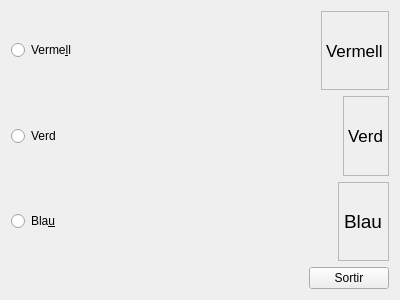
<?xml version="1.0" encoding="UTF-8"?>
<ui version="4.0">
 <class>MainColors</class>
 <widget class="QWidget" name="MainColors">
  <property name="geometry">
   <rect>
    <x>0</x>
    <y>0</y>
    <width>400</width>
    <height>300</height>
   </rect>
  </property>
  <property name="windowTitle">
   <string>Form</string>
  </property>
  <layout class="QVBoxLayout" name="verticalLayout_2">
   <item>
    <layout class="QVBoxLayout" name="verticalLayout">
     <item>
      <layout class="QHBoxLayout" name="horizontalLayout">
       <item>
        <widget class="QRadioButton" name="radioButton">
         <property name="text">
          <string>Verme&amp;ll</string>
         </property>
        </widget>
       </item>
       <item>
        <spacer name="horizontalSpacer">
         <property name="orientation">
          <enum>Qt::Horizontal</enum>
         </property>
         <property name="sizeHint" stdset="0">
          <size>
           <width>40</width>
           <height>20</height>
          </size>
         </property>
        </spacer>
       </item>
       <item>
        <widget class="QLabel" name="label">
         <property name="font">
          <font>
           <pointsize>13</pointsize>
          </font>
         </property>
         <property name="mouseTracking">
          <bool>true</bool>
         </property>
         <property name="focusPolicy">
          <enum>Qt::NoFocus</enum>
         </property>
         <property name="autoFillBackground">
          <bool>false</bool>
         </property>
         <property name="frameShape">
          <enum>QFrame::StyledPanel</enum>
         </property>
         <property name="frameShadow">
          <enum>QFrame::Sunken</enum>
         </property>
         <property name="text">
          <string>Vermell</string>
         </property>
         <property name="textFormat">
          <enum>Qt::AutoText</enum>
         </property>
         <property name="alignment">
          <set>Qt::AlignLeading|Qt::AlignLeft|Qt::AlignVCenter</set>
         </property>
        </widget>
       </item>
      </layout>
     </item>
     <item>
      <layout class="QHBoxLayout" name="horizontalLayout_2">
       <item>
        <widget class="QRadioButton" name="radioButton_2">
         <property name="text">
          <string>Verd</string>
         </property>
        </widget>
       </item>
       <item>
        <spacer name="horizontalSpacer_2">
         <property name="orientation">
          <enum>Qt::Horizontal</enum>
         </property>
         <property name="sizeHint" stdset="0">
          <size>
           <width>40</width>
           <height>20</height>
          </size>
         </property>
        </spacer>
       </item>
       <item>
        <widget class="QLabel" name="label_2">
         <property name="font">
          <font>
           <pointsize>13</pointsize>
          </font>
         </property>
         <property name="frameShape">
          <enum>QFrame::StyledPanel</enum>
         </property>
         <property name="frameShadow">
          <enum>QFrame::Sunken</enum>
         </property>
         <property name="text">
          <string>Verd</string>
         </property>
        </widget>
       </item>
      </layout>
     </item>
     <item>
      <layout class="QHBoxLayout" name="horizontalLayout_3">
       <item>
        <widget class="QRadioButton" name="radioButton_3">
         <property name="text">
          <string>Bla&amp;u</string>
         </property>
        </widget>
       </item>
       <item>
        <spacer name="horizontalSpacer_3">
         <property name="orientation">
          <enum>Qt::Horizontal</enum>
         </property>
         <property name="sizeHint" stdset="0">
          <size>
           <width>40</width>
           <height>20</height>
          </size>
         </property>
        </spacer>
       </item>
       <item>
        <widget class="QLabel" name="label_3">
         <property name="font">
          <font>
           <pointsize>14</pointsize>
          </font>
         </property>
         <property name="frameShape">
          <enum>QFrame::StyledPanel</enum>
         </property>
         <property name="frameShadow">
          <enum>QFrame::Sunken</enum>
         </property>
         <property name="text">
          <string>Blau</string>
         </property>
        </widget>
       </item>
      </layout>
     </item>
    </layout>
   </item>
   <item>
    <layout class="QHBoxLayout" name="horizontalLayout_4">
     <item>
      <spacer name="horizontalSpacer_4">
       <property name="orientation">
        <enum>Qt::Horizontal</enum>
       </property>
       <property name="sizeHint" stdset="0">
        <size>
         <width>40</width>
         <height>20</height>
        </size>
       </property>
      </spacer>
     </item>
     <item>
      <widget class="QPushButton" name="pushButton">
       <property name="text">
        <string>Sortir</string>
       </property>
      </widget>
     </item>
    </layout>
   </item>
  </layout>
 </widget>
 <layoutdefault spacing="6" margin="11"/>
 <resources/>
 <connections>
  <connection>
   <sender>pushButton</sender>
   <signal>clicked()</signal>
   <receiver>MainColors</receiver>
   <slot>close()</slot>
   <hints>
    <hint type="sourcelabel">
     <x>347</x>
     <y>223</y>
    </hint>
    <hint type="destinationlabel">
     <x>350</x>
     <y>328</y>
    </hint>
   </hints>
  </connection>
  <connection>
   <sender>radioButton</sender>
   <signal>toggled(bool)</signal>
   <receiver>label</receiver>
   <slot>setEnabled(bool)</slot>
   <hints>
    <hint type="sourcelabel">
     <x>61</x>
     <y>23</y>
    </hint>
    <hint type="destinationlabel">
     <x>344</x>
     <y>33</y>
    </hint>
   </hints>
  </connection>
  <connection>
   <sender>radioButton</sender>
   <signal>toggled(bool)</signal>
   <receiver>label_2</receiver>
   <slot>setDisabled(bool)</slot>
   <hints>
    <hint type="sourcelabel">
     <x>63</x>
     <y>23</y>
    </hint>
    <hint type="destinationlabel">
     <x>366</x>
     <y>78</y>
    </hint>
   </hints>
  </connection>
  <connection>
   <sender>radioButton</sender>
   <signal>toggled(bool)</signal>
   <receiver>label_3</receiver>
   <slot>setDisabled(bool)</slot>
   <hints>
    <hint type="sourcelabel">
     <x>44</x>
     <y>26</y>
    </hint>
    <hint type="destinationlabel">
     <x>367</x>
     <y>134</y>
    </hint>
   </hints>
  </connection>
  <connection>
   <sender>radioButton_2</sender>
   <signal>toggled(bool)</signal>
   <receiver>label</receiver>
   <slot>setDisabled(bool)</slot>
   <hints>
    <hint type="sourcelabel">
     <x>53</x>
     <y>77</y>
    </hint>
    <hint type="destinationlabel">
     <x>329</x>
     <y>23</y>
    </hint>
   </hints>
  </connection>
  <connection>
   <sender>radioButton_2</sender>
   <signal>toggled(bool)</signal>
   <receiver>label_3</receiver>
   <slot>setDisabled(bool)</slot>
   <hints>
    <hint type="sourcelabel">
     <x>62</x>
     <y>81</y>
    </hint>
    <hint type="destinationlabel">
     <x>364</x>
     <y>122</y>
    </hint>
   </hints>
  </connection>
  <connection>
   <sender>radioButton_2</sender>
   <signal>toggled(bool)</signal>
   <receiver>label_2</receiver>
   <slot>setEnabled(bool)</slot>
   <hints>
    <hint type="sourcelabel">
     <x>32</x>
     <y>76</y>
    </hint>
    <hint type="destinationlabel">
     <x>357</x>
     <y>69</y>
    </hint>
   </hints>
  </connection>
 </connections>
</ui>
